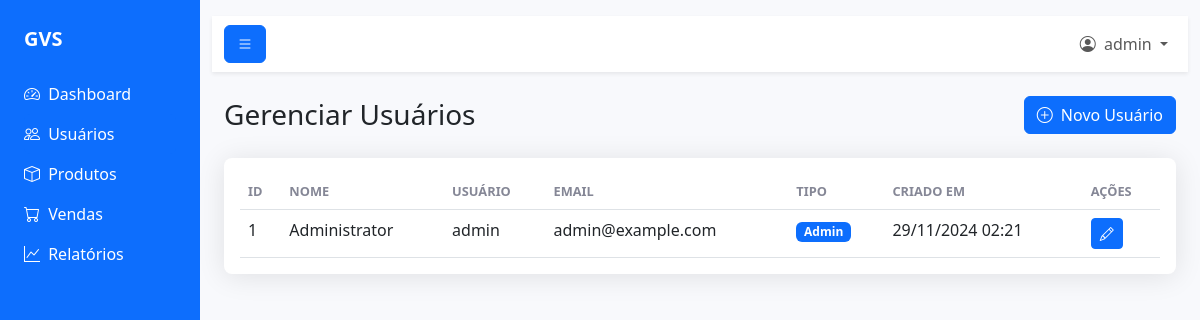
The page /admin/users.php (signed in) on the database its author committed.
### tables this page shows
CREATE TABLE IF NOT EXISTS users (
    id INT AUTO_INCREMENT PRIMARY KEY,
    username VARCHAR(50) NOT NULL UNIQUE,
    password VARCHAR(255) NOT NULL,
    email VARCHAR(100) NOT NULL UNIQUE,
    full_name VARCHAR(100) NOT NULL,
    is_admin TINYINT(1) DEFAULT 0,
    reset_token VARCHAR(64) DEFAULT NULL,
    reset_expiry DATETIME DEFAULT NULL,
    created_at TIMESTAMP DEFAULT CURRENT_TIMESTAMP,
    updated_at TIMESTAMP DEFAULT CURRENT_TIMESTAMP ON UPDATE CURRENT_TIMESTAMP
);

### classes/User.php (called while the page is built, shortened)
<?php
class User {
    private $db;
    private $table = 'users';
    public function __construct($db) {
        $this->db = $db;
    }
    public function getUserById($id) {
        $sql = "SELECT * FROM {$this->table} WHERE id = ?";
        $stmt = $this->db->prepare($sql);
        $stmt->execute([$id]);
        return $stmt->fetch(PDO::FETCH_ASSOC);
    }
}

### admin/users.php (the view, shortened to what this page needs)
<?php
require_once '../classes/User.php';
$db = new Database();
$user = new User($db);
$userData = $user->getUserById($_SESSION['user_id']);
$stmt = $db->prepare("SELECT id, username, email, full_name, is_admin, created_at FROM users ORDER BY id DESC");
$stmt->execute();
$users = $stmt->fetchAll(PDO::FETCH_ASSOC);
?>
<!DOCTYPE html>
<html lang="pt-BR">
<head>
    <link href="https://cdn.jsdelivr.net/npm/bootstrap@5.3.0/dist/css/bootstrap.min.css" rel="stylesheet">
    <link href="https://cdn.jsdelivr.net/npm/bootstrap-icons@1.10.0/font/bootstrap-icons.css" rel="stylesheet">
    <link href="<?php echo BASE_URL; ?>/assets/css/style.css" rel="stylesheet">
</head>
<body>
<div class="container-fluid">
    <div class="row flex-nowrap">
        <?php include '../includes/sidebar.php'; ?>
        <div class="col py-3">
            <?php include '../includes/topbar.php'; ?>
            <div class="container-fluid">
                <div class="d-flex justify-content-between align-items-center mb-4">
                    <h1 class="h3 mb-0 text-gray-800">Gerenciar Usuários</h1>
                    <button type="button" class="btn btn-primary" data-bs-toggle="modal" data-bs-target="#addUserModal">
                        <i class="bi bi-plus-circle me-1"></i> Novo Usuário
                    </button>
                </div>
                <div class="card table-card">
                    <div class="card-body">
                        <div class="table-responsive">
                            <table class="table table-hover">
                                <thead>
                                    <tr>
                                        <th>ID</th>
                                        <th>Nome</th>
                                        <th>Usuário</th>
                                        <th>Email</th>
                                        <th>Tipo</th>
                                        <th>Criado em</th>
                                        <th>Ações</th>
                                    </tr>
                                </thead>
                                <tbody>
                                    <?php foreach ($users as $u): ?>
                                    <tr>
                                        <td><?php echo $u['id']; ?></td>
                                        <td><?php echo htmlspecialchars($u['full_name']); ?></td>
                                        <td><?php echo htmlspecialchars($u['username']); ?></td>
                                        <td><?php echo htmlspecialchars($u['email']); ?></td>
                                        <td>
                                            <span class="badge <?php echo $u['is_admin'] ? 'bg-primary' : 'bg-secondary'; ?>">
                                                <?php echo $u['is_admin'] ? 'Admin' : 'Usuário'; ?>
                                            </span>
                                        </td>
                                        <td><?php echo date('d/m/Y H:i', strtotime($u['created_at'])); ?></td>
                                        <td>
                                            <button type="button" class="btn btn-sm btn-primary edit-user" data-id="<?php echo $u['id']; ?>" title="Editar">
                                                <i class="bi bi-pencil"></i>
                                            </button>
                                        </td>
                                    </tr>
                                    <?php endforeach; ?>
                                </tbody>
                            </table>
                        </div>
                    </div>
                </div>
            </div>
        </div>
    </div>
</div>
</body>
</html>

### includes/topbar.php (shortened to what this page needs)
<nav class="navbar navbar-expand-lg navbar-light bg-white mb-4 shadow-sm">
    <div class="container-fluid">
        <button class="btn btn-primary" id="sidebarToggle">
            <i class="bi bi-list"></i>
        </button>
        <div class="collapse navbar-collapse" id="navbarSupportedContent">
            <ul class="navbar-nav ms-auto">
                <li class="nav-item dropdown">
                    <a class="nav-link dropdown-toggle" href="#" id="userDropdown" role="button"
                       data-bs-toggle="dropdown" aria-expanded="false">
                        <i class="bi bi-person-circle me-1"></i>
                        <?php echo htmlspecialchars($userData['username']); ?>
                    </a>
                </li>
            </ul>
        </div>
    </div>
</nav>

### assets/css/style.css (style rules this page uses)
:root { --bs-primary: #4e73df; --bs-secondary: #858796; --bs-success: #1cc88a; --bs-info: #36b9cc; --bs-warning: #f6c23e; --bs-danger: #e74a3b; }
body { background-color: #f8f9fc; }
.table-card { border: none; border-radius: .5rem; box-shadow: 0 .15rem 1.75rem rgba(0, 0, 0, .1); }
.table-card .table { margin-bottom: 0; }
.table-card .table th { border-top: none; text-transform: uppercase; font-size: .8rem; font-weight: 600; color: var(--bs-secondary); }

### rows shown on the page
users: username "admin", id "1", full_name "Administrator", email "admin@example.com", is_admin "Admin", created_at "29/11/2024 02:21"

### other values the page prints
APP_NAME "GVS"
